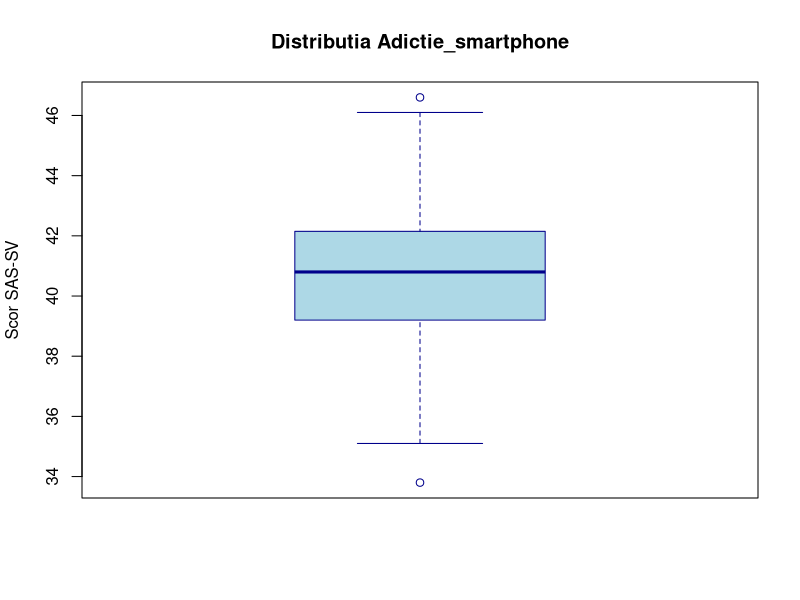
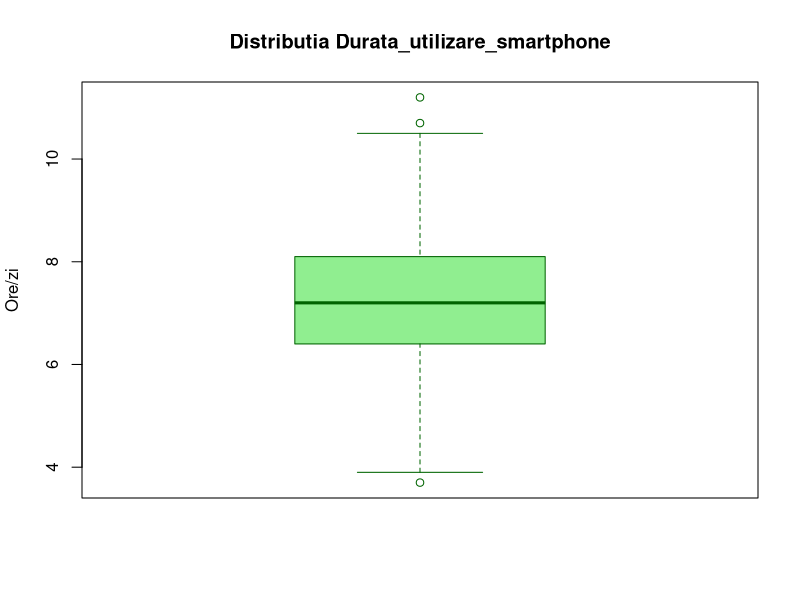
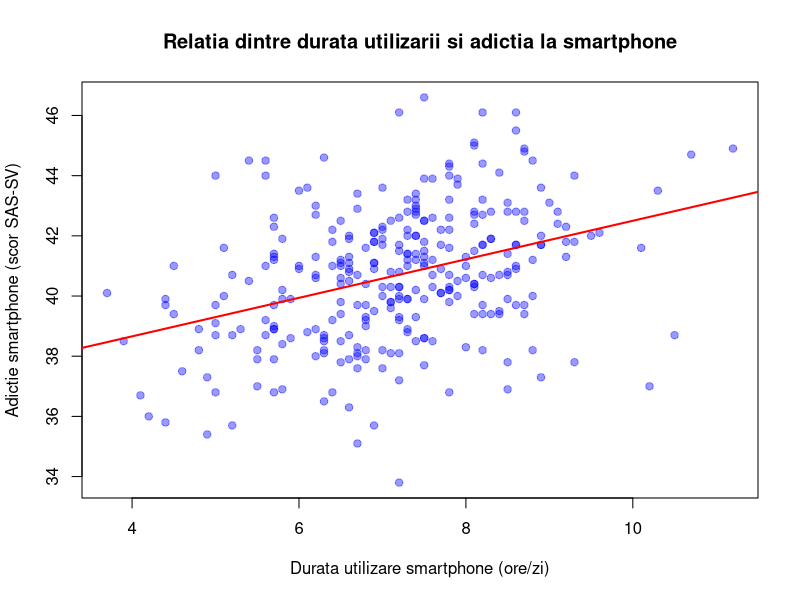
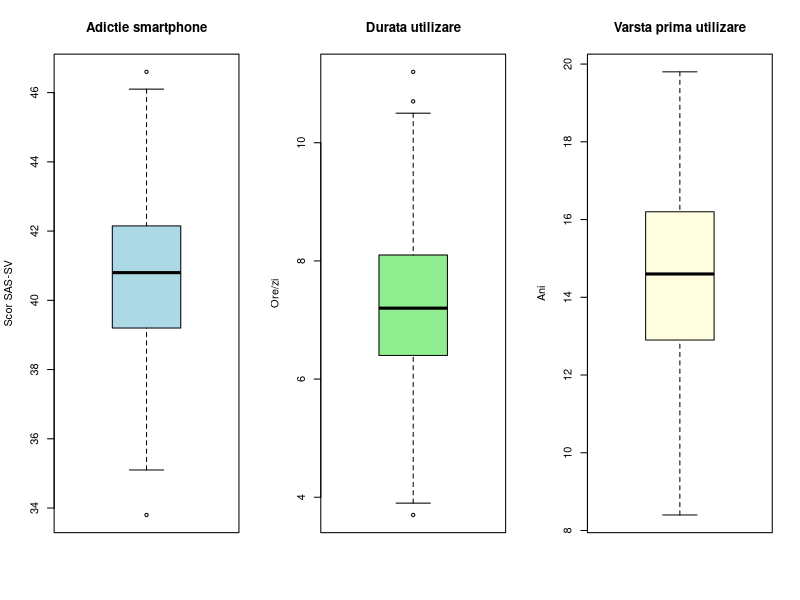
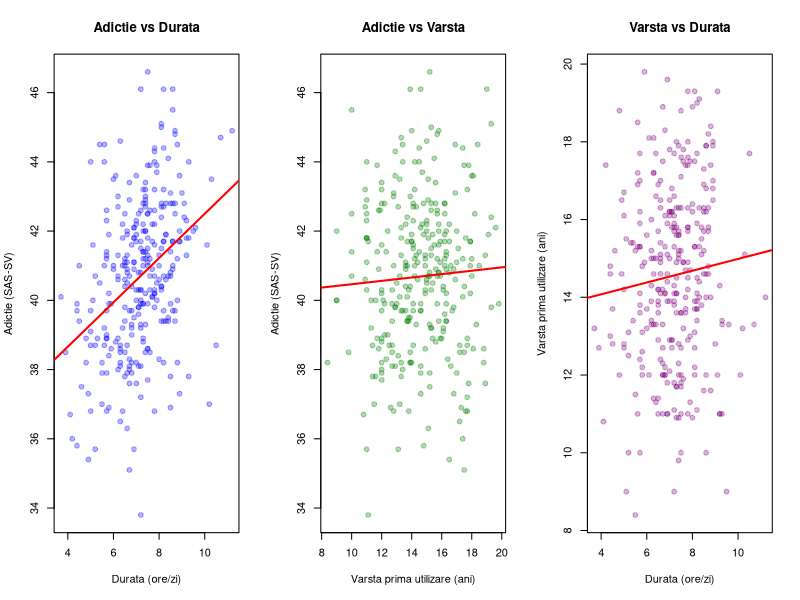
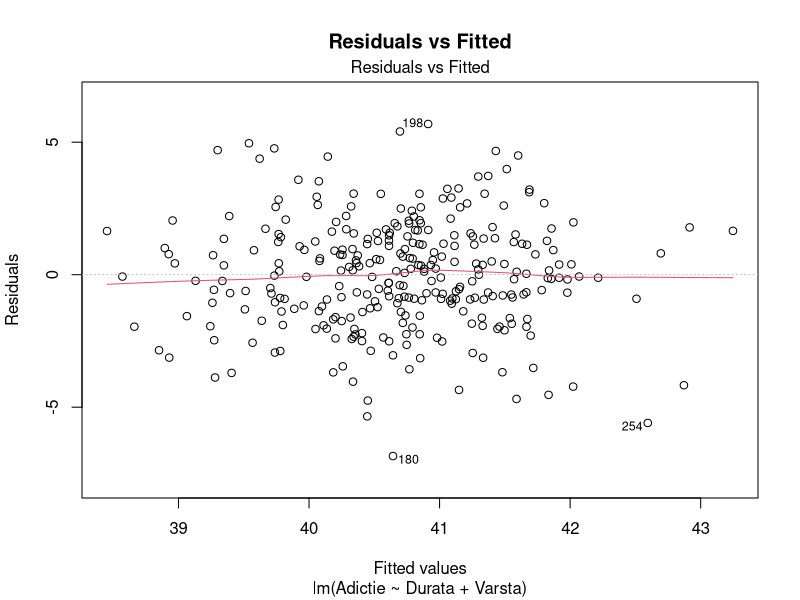
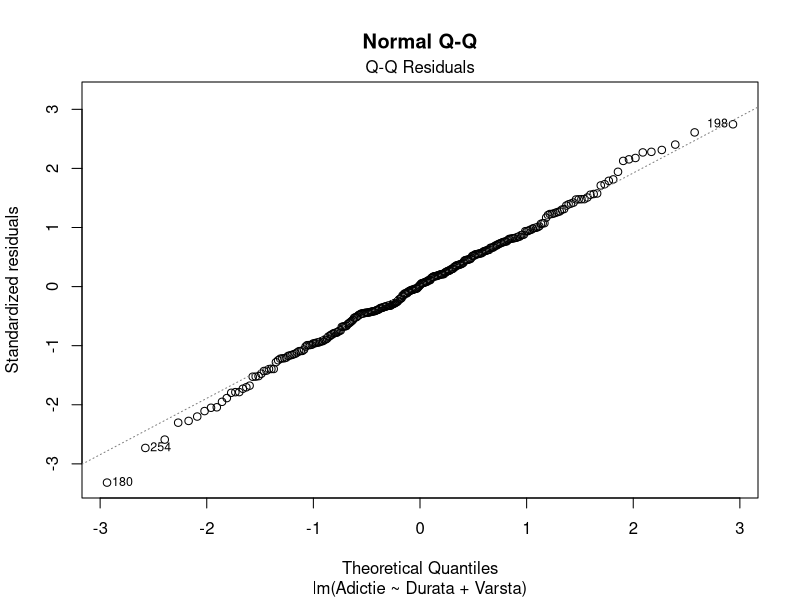
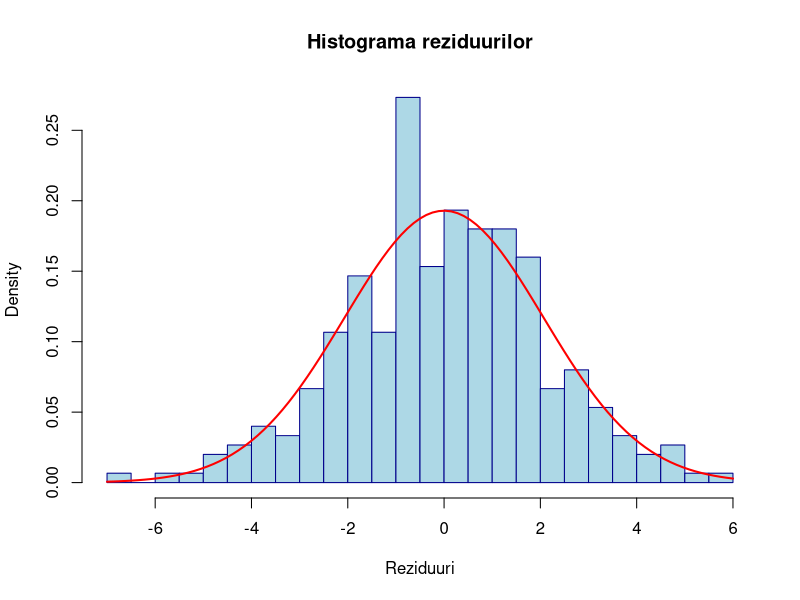

Here is the R script that generated these plots, in order:
# =============================================================================
# LP05 - Regresia liniara multipla cu 2 variabile independente cantitative
# VD: Adictie_smartphone (scor SAS-SV, 10-60)
# VI1: Durata_utilizare_smartphone (ore/zi)
# VI2: Varsta_utilizare_smartphone (varsta la prima utilizare)
# n = 300 studenti
# =============================================================================

library(car)
library(lmtest)

data <- read.csv("data.csv", stringsAsFactors = FALSE)
n <- nrow(data)
cat("=== Structura datelor ===\n")
str(data)
cat("n =", n, "\n\n")

# Rename for convenience
colnames(data)[colnames(data) == "Durata_utilizare_smartphone"] <- "Durata"
colnames(data)[colnames(data) == "Varsta_utilizare_smartphone"] <- "Varsta"
colnames(data)[colnames(data) == "Adictie_smartphone"] <- "Adictie"

# =====================================================================
#                      CAZUL I - REGRESIE LINIARA SIMPLA
#   VI = Durata_utilizare_smartphone -> VD = Adictie_smartphone
# =====================================================================
cat("###################################################################\n")
cat("# CAZUL I - REGRESIE LINIARA SIMPLA\n")
cat("# VI: Durata_utilizare_smartphone -> VD: Adictie_smartphone\n")
cat("###################################################################\n\n")

# --- 1. Specificarea variabilelor ---
cat("===========================================================================\n")
cat("1. SPECIFICAREA VARIABILELOR\n")
cat("===========================================================================\n\n")
cat("VD: Adictie_smartphone (scor SAS-SV) - cantitativa continua\n")
cat("VI: Durata_utilizare_smartphone (ore/zi) - cantitativa continua\n\n")

# --- 2. Analiza descriptiva ---
cat("===========================================================================\n")
cat("2. ANALIZA DESCRIPTIVA\n")
cat("===========================================================================\n\n")

# Adictie
cat("--- Adictie_smartphone (scor SAS-SV) ---\n")
cat("  N:       ", length(data$Adictie), "\n")
cat("  NA:      ", sum(is.na(data$Adictie)), "\n")
cat("  Media:   ", sprintf("%.2f", mean(data$Adictie, na.rm=TRUE)), "\n")
cat("  Mediana: ", sprintf("%.2f", median(data$Adictie, na.rm=TRUE)), "\n")
cat("  SD:      ", sprintf("%.2f", sd(data$Adictie, na.rm=TRUE)), "\n")
cat("  Min:     ", sprintf("%.2f", min(data$Adictie, na.rm=TRUE)), "\n")
cat("  Max:     ", sprintf("%.2f", max(data$Adictie, na.rm=TRUE)), "\n")
q_ad <- quantile(data$Adictie, c(0.25, 0.75), na.rm=TRUE)
iqr_ad <- IQR(data$Adictie, na.rm=TRUE)
cat("  Q1:      ", sprintf("%.2f", q_ad[1]), "\n")
cat("  Q3:      ", sprintf("%.2f", q_ad[2]), "\n")
cat("  IQR:     ", sprintf("%.2f", iqr_ad), "\n")
out_ad <- data$Adictie[data$Adictie < q_ad[1] - 1.5*iqr_ad | data$Adictie > q_ad[2] + 1.5*iqr_ad]
cat("  Outliers:", length(out_ad), "\n")
if (length(out_ad) > 0) cat("    Valori:", out_ad, "\n")
cat("\n")

# Durata
cat("--- Durata_utilizare_smartphone (ore/zi) ---\n")
cat("  N:       ", length(data$Durata), "\n")
cat("  NA:      ", sum(is.na(data$Durata)), "\n")
cat("  Media:   ", sprintf("%.2f", mean(data$Durata, na.rm=TRUE)), "\n")
cat("  Mediana: ", sprintf("%.2f", median(data$Durata, na.rm=TRUE)), "\n")
cat("  SD:      ", sprintf("%.2f", sd(data$Durata, na.rm=TRUE)), "\n")
cat("  Min:     ", sprintf("%.2f", min(data$Durata, na.rm=TRUE)), "\n")
cat("  Max:     ", sprintf("%.2f", max(data$Durata, na.rm=TRUE)), "\n")
q_dur <- quantile(data$Durata, c(0.25, 0.75), na.rm=TRUE)
iqr_dur <- IQR(data$Durata, na.rm=TRUE)
cat("  Q1:      ", sprintf("%.2f", q_dur[1]), "\n")
cat("  Q3:      ", sprintf("%.2f", q_dur[2]), "\n")
cat("  IQR:     ", sprintf("%.2f", iqr_dur), "\n")
out_dur <- data$Durata[data$Durata < q_dur[1] - 1.5*iqr_dur | data$Durata > q_dur[2] + 1.5*iqr_dur]
cat("  Outliers:", length(out_dur), "\n")
if (length(out_dur) > 0) cat("    Valori:", out_dur, "\n")
cat("\n")

# --- 3. Grafice ---
cat("===========================================================================\n")
cat("3. GRAFICE\n")
cat("===========================================================================\n\n")

png("caso1_boxplot_adictie.png", width=600, height=400)
boxplot(data$Adictie, main="Distributia Adictie_smartphone",
        ylab="Scor SAS-SV", col="lightblue", border="darkblue")
dev.off()
cat("Salvat: caso1_boxplot_adictie.png\n")

png("caso1_boxplot_durata.png", width=600, height=400)
boxplot(data$Durata, main="Distributia Durata_utilizare_smartphone",
        ylab="Ore/zi", col="lightgreen", border="darkgreen")
dev.off()
cat("Salvat: caso1_boxplot_durata.png\n")

png("caso1_scatter.png", width=600, height=500)
plot(data$Durata, data$Adictie,
     xlab="Durata utilizare smartphone (ore/zi)",
     ylab="Adictie smartphone (scor SAS-SV)",
     main="Relatia dintre durata utilizarii si adictia la smartphone",
     pch=19, col=rgb(0,0,1,0.4))
abline(lm(Adictie ~ Durata, data=data), col="red", lwd=2)
dev.off()
cat("Salvat: caso1_scatter.png\n\n")

# --- 4. Corelatia ---
cat("===========================================================================\n")
cat("4. CORELATIA\n")
cat("===========================================================================\n\n")

r_test <- cor.test(data$Durata, data$Adictie)
cat("Pearson r =", sprintf("%.4f", r_test$estimate), "\n")
cat("t =", sprintf("%.4f", r_test$statistic), "\n")
cat("df =", r_test$parameter, "\n")
cat("p-value =", format.pval(r_test$p.value, digits=4), "\n")
cat("95% CI: [", sprintf("%.4f", r_test$conf.int[1]), ",",
    sprintf("%.4f", r_test$conf.int[2]), "]\n\n")

# --- 5. Model regresie liniara simpla ---
cat("===========================================================================\n")
cat("5. MODELUL DE REGRESIE LINIARA SIMPLA\n")
cat("===========================================================================\n\n")

model1 <- lm(Adictie ~ Durata, data=data)
s1 <- summary(model1)
print(s1)
cat("\n")

b0 <- coef(model1)[1]
b1 <- coef(model1)[2]
cat("Ecuatia: Adictie =", sprintf("%.4f", b0), "+ (",
    sprintf("%.4f", b1), ") * Durata\n\n")

# Intervale de incredere
ci1 <- confint(model1)
cat("95% IC pentru b0 (intercept):", sprintf("(%.4f, %.4f)", ci1[1,1], ci1[1,2]), "\n")
cat("95% IC pentru b1 (Durata):", sprintf("(%.4f, %.4f)", ci1[2,1], ci1[2,2]), "\n\n")

# R² si F
cat("R² =", sprintf("%.4f", s1$r.squared), "\n")
cat("R² ajustat =", sprintf("%.4f", s1$adj.r.squared), "\n")
f1 <- s1$fstatistic
cat("F(", f1[2], ",", f1[3], ") =", sprintf("%.4f", f1[1]), "\n")
cat("p-value (F) =", format.pval(pf(f1[1], f1[2], f1[3], lower.tail=FALSE), digits=4), "\n\n")


# =====================================================================
#                      CAZUL II - REGRESIE LINIARA MULTIPLA
#   VI1 = Durata + VI2 = Varsta -> VD = Adictie
# =====================================================================
cat("###################################################################\n")
cat("# CAZUL II - REGRESIE LINIARA MULTIPLA CU 2 VI CANTITATIVE\n")
cat("# VI1: Durata_utilizare_smartphone\n")
cat("# VI2: Varsta_utilizare_smartphone\n")
cat("# VD: Adictie_smartphone\n")
cat("###################################################################\n\n")

# --- 1. Statistici descriptive ---
cat("===========================================================================\n")
cat("1. STATISTICI DESCRIPTIVE\n")
cat("===========================================================================\n\n")

# Varsta (Adictie si Durata deja afisate mai sus)
cat("--- Varsta_utilizare_smartphone (ani) ---\n")
cat("  N:       ", length(data$Varsta), "\n")
cat("  NA:      ", sum(is.na(data$Varsta)), "\n")
cat("  Media:   ", sprintf("%.2f", mean(data$Varsta, na.rm=TRUE)), "\n")
cat("  Mediana: ", sprintf("%.2f", median(data$Varsta, na.rm=TRUE)), "\n")
cat("  SD:      ", sprintf("%.2f", sd(data$Varsta, na.rm=TRUE)), "\n")
cat("  Min:     ", sprintf("%.2f", min(data$Varsta, na.rm=TRUE)), "\n")
cat("  Max:     ", sprintf("%.2f", max(data$Varsta, na.rm=TRUE)), "\n")
q_var <- quantile(data$Varsta, c(0.25, 0.75), na.rm=TRUE)
iqr_var <- IQR(data$Varsta, na.rm=TRUE)
cat("  Q1:      ", sprintf("%.2f", q_var[1]), "\n")
cat("  Q3:      ", sprintf("%.2f", q_var[2]), "\n")
cat("  IQR:     ", sprintf("%.2f", iqr_var), "\n")
out_var <- data$Varsta[data$Varsta < q_var[1] - 1.5*iqr_var | data$Varsta > q_var[2] + 1.5*iqr_var]
cat("  Outliers:", length(out_var), "\n\n")

# --- 2. Box-plots ---
cat("===========================================================================\n")
cat("2. BOX-PLOTS\n")
cat("===========================================================================\n\n")

png("caso2_boxplots.png", width=900, height=400)
par(mfrow=c(1,3))
boxplot(data$Adictie, main="Adictie smartphone", ylab="Scor SAS-SV", col="lightblue")
boxplot(data$Durata, main="Durata utilizare", ylab="Ore/zi", col="lightgreen")
boxplot(data$Varsta, main="Varsta prima utilizare", ylab="Ani", col="lightyellow")
dev.off()
cat("Salvat: caso2_boxplots.png\n\n")

# --- 3. Scatter plots ---
cat("===========================================================================\n")
cat("3. SCATTER PLOTS\n")
cat("===========================================================================\n\n")

png("caso2_scatters.png", width=900, height=400)
par(mfrow=c(1,3))
plot(data$Durata, data$Adictie, xlab="Durata (ore/zi)", ylab="Adictie (SAS-SV)",
     main="Adictie vs Durata", pch=19, col=rgb(0,0,1,0.3))
abline(lm(Adictie ~ Durata, data=data), col="red", lwd=2)
plot(data$Varsta, data$Adictie, xlab="Varsta prima utilizare (ani)", ylab="Adictie (SAS-SV)",
     main="Adictie vs Varsta", pch=19, col=rgb(0,0.5,0,0.3))
abline(lm(Adictie ~ Varsta, data=data), col="red", lwd=2)
plot(data$Durata, data$Varsta, xlab="Durata (ore/zi)", ylab="Varsta prima utilizare (ani)",
     main="Varsta vs Durata", pch=19, col=rgb(0.5,0,0.5,0.3))
abline(lm(Varsta ~ Durata, data=data), col="red", lwd=2)
dev.off()
cat("Salvat: caso2_scatters.png\n\n")

# --- 4. Matricea de corelatie ---
cat("===========================================================================\n")
cat("4. MATRICEA DE CORELATIE\n")
cat("===========================================================================\n\n")

cor_vars <- data[, c("Adictie", "Durata", "Varsta")]
cor_mat <- cor(cor_vars, use="complete.obs")
cat("Matricea de corelatie Pearson:\n")
print(round(cor_mat, 4))
cat("\n")

pairs_list <- list(c("Adictie","Durata"), c("Adictie","Varsta"), c("Durata","Varsta"))
for (p in pairs_list) {
  ct <- cor.test(cor_vars[[p[1]]], cor_vars[[p[2]]])
  cat(sprintf("  %s vs %s: r=%.4f, t=%.4f, df=%d, p=%s\n",
              p[1], p[2], ct$estimate, ct$statistic, ct$parameter, format.pval(ct$p.value, digits=4)))
}
cat("\n")

# --- 5. Modelul de regresie liniara multipla ---
cat("===========================================================================\n")
cat("5. MODELUL DE REGRESIE LINIARA MULTIPLA\n")
cat("===========================================================================\n\n")

model2 <- lm(Adictie ~ Durata + Varsta, data=data)
s2 <- summary(model2)
print(s2)
cat("\n")

b0_2 <- coef(model2)[1]
b1_2 <- coef(model2)[2]
b2_2 <- coef(model2)[3]
cat("Ecuatia: Adictie =", sprintf("%.4f", b0_2), "+ (",
    sprintf("%.4f", b1_2), ") * Durata + (",
    sprintf("%.4f", b2_2), ") * Varsta\n\n")

# --- 6. Testul de semnificatie globala (F) ---
cat("===========================================================================\n")
cat("6. TESTUL DE SEMNIFICATIE GLOBALA (F)\n")
cat("===========================================================================\n\n")

cat("H0: beta1 = beta2 = 0 (modelul nu este semnificativ)\n")
cat("H1: cel putin un beta_j != 0 (modelul este semnificativ)\n\n")
cat("F =", sprintf("%.4f", s2$fstatistic[1]), "\n")
cat("df1 (k) =", s2$fstatistic[2], "\n")
cat("df2 (n-k-1) =", s2$fstatistic[3], "\n")
p_f <- pf(s2$fstatistic[1], s2$fstatistic[2], s2$fstatistic[3], lower.tail=FALSE)
cat("p-value =", format.pval(p_f, digits=4), "\n\n")
if (p_f < 0.05) {
  cat("Decizie: p < 0.05, se respinge H0. Modelul este semnificativ statistic.\n\n")
} else {
  cat("Decizie: p >= 0.05, nu se respinge H0. Modelul nu este semnificativ.\n\n")
}

# --- 7. Teste individuale ---
cat("===========================================================================\n")
cat("7. TESTE INDIVIDUALE PENTRU COEFICIENTI\n")
cat("===========================================================================\n\n")

coef2 <- s2$coefficients
ci2 <- confint(model2)
for (i in 2:nrow(coef2)) {
  cat(sprintf("--- %s ---\n", rownames(coef2)[i]))
  cat("  H0: beta = 0  H1: beta != 0\n")
  cat("  B =", sprintf("%.4f", coef2[i,1]), "\n")
  cat("  SE =", sprintf("%.4f", coef2[i,2]), "\n")
  cat("  t =", sprintf("%.4f", coef2[i,3]), "\n")
  cat("  df =", model2$df.residual, "\n")
  cat("  p-value =", format.pval(coef2[i,4], digits=4), "\n")
  cat("  95% CI: [", sprintf("%.4f", ci2[i,1]), ",", sprintf("%.4f", ci2[i,2]), "]\n")
  if (coef2[i,4] < 0.05) {
    cat("  Decizie: Semnificativ (p < 0.05)\n\n")
  } else {
    cat("  Decizie: Nesemnificativ (p >= 0.05)\n\n")
  }
}

# --- 8. R-squared ---
cat("===========================================================================\n")
cat("8. COEFICIENTUL DE DETERMINARE\n")
cat("===========================================================================\n\n")

cat("R² =", sprintf("%.4f", s2$r.squared), "\n")
cat("R² ajustat =", sprintf("%.4f", s2$adj.r.squared), "\n")
cat("Interpretare:", sprintf("%.1f%%", s2$r.squared*100),
    "din variabilitatea adictiei la smartphone este explicata de model.\n\n")

# --- 9. Diagnostice model ---
cat("===========================================================================\n")
cat("9. DIAGNOSTICE MODEL\n")
cat("===========================================================================\n\n")

# a) Normalitatea reziduurilor
cat("a) Normalitatea reziduurilor:\n\n")
resid2 <- residuals(model2)

sw <- shapiro.test(resid2)
cat("  Shapiro-Wilk: W =", sprintf("%.4f", sw$statistic), ", p =", format.pval(sw$p.value, digits=4), "\n")
if (sw$p.value > 0.05) {
  cat("  Concluzie: Reziduurile sunt normal distribuite (p > 0.05).\n\n")
} else {
  cat("  Concluzie: Reziduurile NU sunt normal distribuite (p < 0.05).\n\n")
}

png("caso2_diag_resid_fitted.png", width=600, height=500)
plot(model2, which=1, main="Residuals vs Fitted")
dev.off()
cat("  Salvat: caso2_diag_resid_fitted.png\n")

png("caso2_diag_qq.png", width=600, height=500)
plot(model2, which=2, main="Normal Q-Q")
dev.off()
cat("  Salvat: caso2_diag_qq.png\n")

png("caso2_diag_hist_resid.png", width=600, height=500)
hist(resid2, breaks=25, main="Histograma reziduurilor", xlab="Reziduuri",
     col="lightblue", border="darkblue", probability=TRUE)
curve(dnorm(x, mean=mean(resid2), sd=sd(resid2)), add=TRUE, col="red", lwd=2)
dev.off()
cat("  Salvat: caso2_diag_hist_resid.png\n\n")

# b) Homoscedasticitate
cat("b) Homoscedasticitatea:\n\n")
bp <- bptest(model2)
cat("  Breusch-Pagan: BP =", sprintf("%.4f", bp$statistic),
    ", df =", bp$parameter, ", p =", format.pval(bp$p.value, digits=4), "\n")
if (bp$p.value > 0.05) {
  cat("  Concluzie: Homoscedasticitatea este respectata (p > 0.05).\n\n")
} else {
  cat("  Concluzie: Heteroscedasticitate detectata (p < 0.05).\n\n")
}

png("caso2_diag_scale_location.png", width=600, height=500)
plot(model2, which=3, main="Scale-Location")
dev.off()
cat("  Salvat: caso2_diag_scale_location.png\n\n")

# c) Independenta erorilor
cat("c) Independenta erorilor (Durbin-Watson):\n\n")
dw <- dwtest(model2)
cat("  DW =", sprintf("%.4f", dw$statistic), ", p =", format.pval(dw$p.value, digits=4), "\n")
if (dw$p.value > 0.05) {
  cat("  Concluzie: Erorile sunt independente (p > 0.05).\n\n")
} else {
  cat("  Concluzie: Erorile NU sunt independente (p < 0.05).\n\n")
}

# d) Outlieri si puncte influente
cat("d) Outlieri si puncte influente:\n\n")
cook <- cooks.distance(model2)
influential <- which(cook > 4/n)
cat("  Nr. observatii cu Cook's D > 4/n:", length(influential), "\n")
if (length(influential) > 0) {
  cat("  Indici:", paste(influential, collapse=", "), "\n")
}

std_res <- rstandard(model2)
outliers_std <- which(abs(std_res) > 2)
cat("  Nr. observatii cu reziduuri standardizate |> 2|:", length(outliers_std), "\n\n")

png("caso2_diag_cooks.png", width=600, height=500)
plot(model2, which=4, main="Cook's Distance")
dev.off()
cat("  Salvat: caso2_diag_cooks.png\n")

png("caso2_diag_resid_leverage.png", width=600, height=500)
plot(model2, which=5, main="Residuals vs Leverage")
dev.off()
cat("  Salvat: caso2_diag_resid_leverage.png\n\n")

# e) Multicoliniaritate
cat("e) Multicoliniaritate (VIF):\n\n")
vif_vals <- vif(model2)
print(vif_vals)
if (all(vif_vals < 5)) {
  cat("\n  Toate valorile VIF < 5: nu exista probleme de multicoliniaritate.\n\n")
} else {
  cat("\n  Atentie: exista valori VIF >= 5, posibila multicoliniaritate.\n\n")
}

# 4-panel diagnostic
png("caso2_diagnostic_4panel.png", width=900, height=800, res=150)
par(mfrow=c(2,2))
plot(model2)
dev.off()
cat("Salvat: caso2_diagnostic_4panel.png\n\n")

# --- 10. Interpretare ---
cat("===========================================================================\n")
cat("10. INTERPRETARE\n")
cat("===========================================================================\n\n")

cat("Coeficienti:\n")
cat("  Intercept (b0) =", sprintf("%.4f", b0_2), "\n")
cat("  Durata (b1) =", sprintf("%.4f", b1_2),
    "=> La o crestere cu 1 ora/zi, scorul de adictie creste cu",
    sprintf("%.4f", b1_2), "puncte, controlind pentru varsta.\n")
cat("  Varsta (b2) =", sprintf("%.4f", b2_2),
    "=> La o crestere cu 1 an a varstei la prima utilizare,\n")
cat("    scorul de adictie se modifica cu", sprintf("%.4f", b2_2),
    "puncte, controlind pentru durata.\n\n")

cat("R² =", sprintf("%.4f", s2$r.squared), "=>",
    sprintf("%.1f%%", s2$r.squared*100),
    "din variabilitatea adictiei este explicata de model.\n\n")

cat("=== ANALIZA COMPLETA ===\n")
